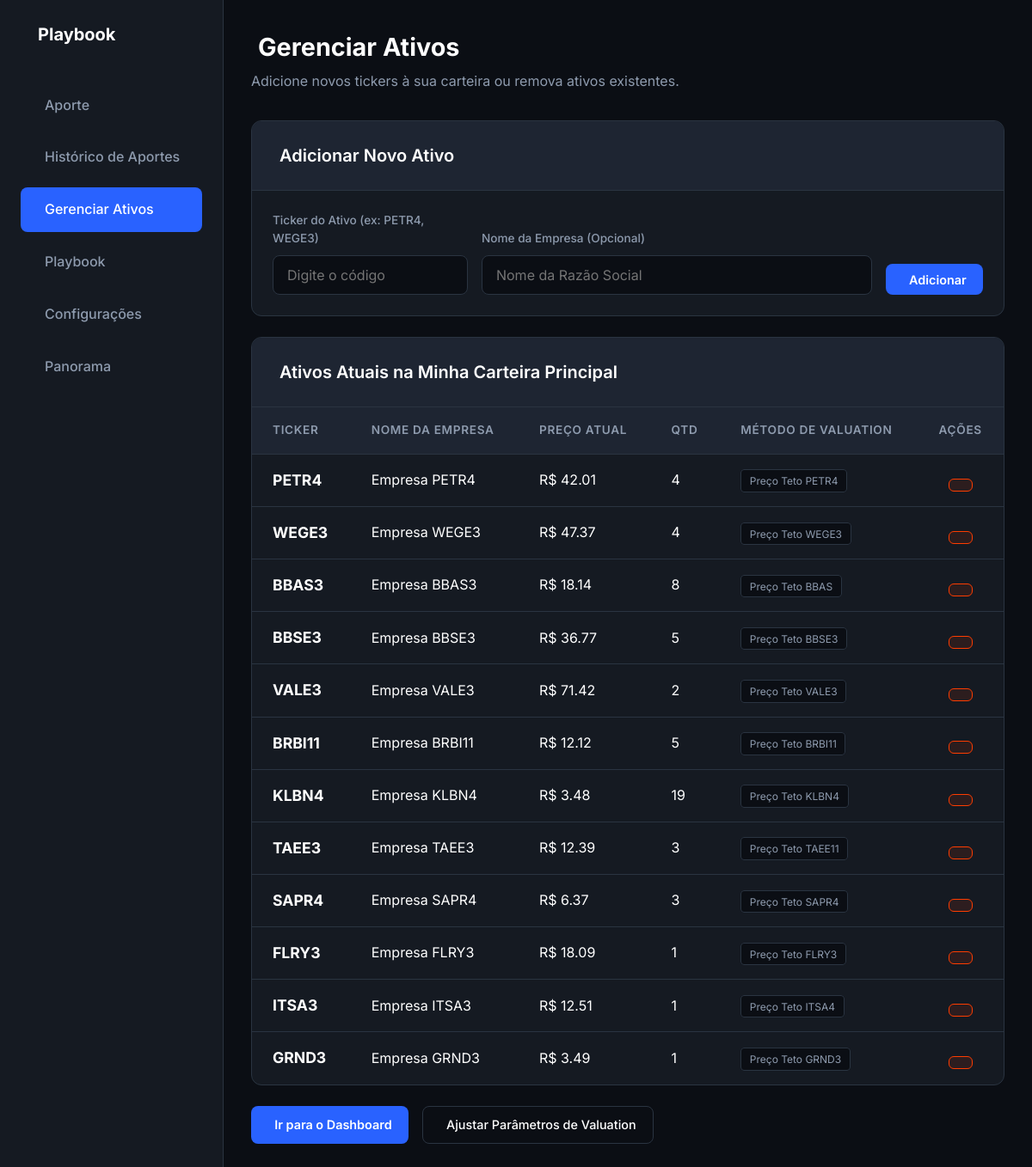
Page /gerenciar-ativos/ on the committed database.
### portfolio/models.py (models this page shows, shortened)
class Carteira(models.Model):
    nome = models.CharField(max_length=100, default="Minha Carteira Principal")
    margem_de_seguranca_minima = models.FloatField(default=5.0)
    banda_mais = models.FloatField(default=15.0)
    banda_menos = models.FloatField(default=2.5)

class AtivoNaCarteira(models.Model):
    METODOS_CHOICES = [
        ('graham', 'Benjamin Graham'),
        ('bazin', 'Décio Bazin'),
        ('lynch', 'Peter Lynch'),
        ('dfc', 'Fluxo de Caixa Descontado (DFC)'),
        ('projetivo', 'Modelo Projetivo'),
        ('bbas', 'Preço Teto BBAS'),
        ('bbse', 'Preço Teto BBSE3'),
        ('brbi', 'Preço Teto BRBI11'),
        ('flry', 'Preço Teto FLRY3'),
        ('grnd', 'Preço Teto GRND3'),
        ('itsa', 'Preço Teto ITSA4'),
        ('klbn', 'Preço Teto KLBN4'),
        ('petr', 'Preço Teto PETR4'),
        ('sapr', 'Preço Teto SAPR4'),
        ('taee', 'Preço Teto TAEE11'),
        ('vale', 'Preço Teto VALE3'),
        ('wege', 'Preço Teto WEGE3'),
    ]
    parametros_especificos = models.JSONField(default=dict, blank=True, help_text="Guarda parâmetros das formulas específicas (BBAS, PETR, etc.)")
    carteira = models.ForeignKey(Carteira, related_name='ativos', on_delete=models.CASCADE)
    acao = models.ForeignKey(Acao, on_delete=models.CASCADE)
    quantidade = models.IntegerField(default=0)
    preco_teto = models.FloatField(default=0.0)
    metodo_valuation = models.CharField(max_length=20, choices=METODOS_CHOICES, default='graham')
    parametro_bazin_dy = models.FloatField(default=6.0, help_text="Dividend Yield Desejado (%)")
    parametro_lynch_crescimento = models.FloatField(default=10.0, help_text="Taxa de Crescimento (%)")
    parametro_projetivo_pl_justo = models.FloatField(default=10.0, help_text="P/L Justo para modelo Projetivo")
    parametro_dfc_taxa_desconto = models.FloatField(default=10.0, help_text="Taxa de Desconto (%) para DFC")
    parametro_dfc_crescimento = models.FloatField(default=5.0, help_text="Crescimento Perpétuo (%) para DFC")
    parametro_dfc_fluxos = models.CharField(max_length=255, blank=True, null=True, help_text="Lista de fluxos (ex: [1.5, 1.7])")

class Acao(models.Model):
    ticket = models.CharField(max_length=10, unique=True)
    nome = models.CharField(max_length=100)
    preco_atual = models.FloatField(default=0.0)

### portfolio/views.py (the view)
# urls.py: path("gerenciar-ativos/", views.gerenciar_ativos, name="gerenciar_ativos"),
def gerenciar_ativos(request):
    carteira = Carteira.objects.first()
    if not carteira:
        carteira = Carteira.objects.create(nome="Minha Carteira Principal")
    ativos = carteira.ativos.all()
    context = {
        "carteira": carteira,
        "ativos": ativos
    }
    return render(request, "portfolio/gerenciar_ativos.html", context)

### portfolio/templates/portfolio/gerenciar_ativos.html (shortened to what this page needs)
{% extends 'base/base.html' %}
{% block nav_gerenciar_ativos %}active{% endblock %}
{% block content %}
<header class="top-header">
    <h1> Gerenciar Ativos</h1>
    <p>Adicione novos tickers à sua carteira ou remova ativos existentes.</p>
</header>
<div class="panel">
    <div class="panel-header">
        <h2> Adicionar Novo Ativo</h2>
    </div>
    <form method="POST" action="{% url 'adicionar_ativo' %}" style="padding: 1.5rem; display: flex; gap: 1rem; flex-wrap: wrap; align-items: flex-end;">
        <div class="form-group" style="margin: 0; flex: 1; min-width: 200px; padding: 0;">
            <label for="ticket">Ticker do Ativo (ex: PETR4, WEGE3)</label>
            <input type="text" class="form-input" id="ticket" name="ticket" placeholder="Digite o código" required>
        </div>
        <div class="form-group" style="margin: 0; flex: 2; min-width: 250px; padding: 0;">
            <label for="nome">Nome da Empresa (Opcional)</label>
            <input type="text" class="form-input" id="nome" name="nome" placeholder="Nome da Razão Social">
        </div>
        <div style="margin-bottom: 0;">
            <button type="submit" class="btn-primary">
                 Adicionar
            </button>
        </div>
    </form>
</div>
<div class="panel">
    <div class="panel-header">
        <h2> Ativos Atuais na {{ carteira.nome }}</h2>
    </div>
    <div class="table-container">
        {% if ativos %}
            <table class="data-table">
                <thead>
                    <tr>
                        <th>Ticker</th>
                        <th>Nome da Empresa</th>
                        <th>Preço Atual</th>
                        <th>Qtd</th>
                        <th>Método de Valuation</th>
                        <th style="text-align: center;">Ações</th>
                    </tr>
                </thead>
                <tbody>
                    {% for ativo in ativos %}
                        <tr>
                            <td class="ticker-cell">{{ ativo.acao.ticket }}</td>
                            <td>{{ ativo.acao.nome }}</td>
                            <td>R$ {{ ativo.acao.preco_atual|floatformat:2 }}</td>
                            <td>{{ ativo.quantidade }}</td>
                            <td><span class="method-badge">{{ ativo.get_metodo_valuation_display }}</span></td>
                            <td style="text-align: center;">
                                <form method="POST" action="{% url 'remover_ativo' ativo.id %}" onsubmit="return confirm('Tem certeza que deseja remover o ativo {{ ativo.acao.ticket }} da sua carteira?');" style="display: inline;">
                                    <button type="submit" style="background: var(--danger-bg); border: 1px solid var(--danger); color: var(--danger); padding: 0.4rem 0.8rem; border-radius: 6px; cursor: pointer; transition: 0.2s;" title="Remover Ativo">
                                    </button>
                                </form>
                            </td>
                        </tr>
                    {% endfor %}
                </tbody>
            </table>
        {% endif %}
    </div>
</div>
<div style="display: flex; gap: 1rem; margin-top: 1.5rem; margin-bottom: 2rem;">
    <a href="{% url 'dashboard' %}" class="btn-primary">
         Ir para o Dashboard
    </a>
    <a href="{% url 'configuracoes' %}" class="btn-outline">
         Ajustar Parâmetros de Valuation
    </a>
</div>
{% endblock %}

### portfolio/templates/base/base.html (shortened to what this page needs)
{% load static %}
<!DOCTYPE html>
<html lang="pt-PT" data-theme="dark">
<head>
    <link rel="stylesheet" href="{% static 'portfolio/css/style.css' %}">
</head>
<body>
    <div class="app-layout">
        <aside class="sidebar">
            <div class="sidebar-logo">
                 Playbook
            </div>
            <nav class="sidebar-nav">
                <a href="{% url 'simulador_aporte' %}" class="nav-item {% block nav_simulador %}{% endblock %}">
                     Aporte
                </a>
                <a href="{% url 'historico_aportes' %}" class="nav-item {% block nav_historico_aportes %}{% endblock %}">
                     Histórico de Aportes
                </a>
                <a href="{% url 'gerenciar_ativos' %}" class="nav-item {% block nav_gerenciar_ativos %}{% endblock %}">
                     Gerenciar Ativos
                </a>
<a href="{% url 'playbook_list' %}" class="nav-item {% block nav_playbook %}{% endblock %}">
     Playbook
</a>
                <a href="{% url 'configuracoes' %}" class="nav-item {% block nav_configuracoes %}{% endblock %}">
                     Configurações
                </a>
                <a href="{% url 'panorama' %}" class="nav-item {% block nav_panorama %}{% endblock %}">
     Panorama
</a>
            </nav>
        </aside>
        <main class="main-content">
            <div class="container">
                {% block content %}{% endblock %}
            </div>
        </main>
    </div>
</body>
</html>

### static/portfolio/css/style.css (style rules this page uses)
html[data-theme="dark"] { --bg-dark: #0B0E14; --bg-panel: #151A22; --bg-card: #1E2532; --text-main: #FFFFFF; --text-muted: #8E9BAE; --primary: #2962FF; --primary-hover: #1E4BD8; --success: #00E676; --success-bg: rgba(0, 230, 118, 0.1); --danger: #FF3D00; --danger-bg: rgba(255, 61, 0, 0.1); --warning: #FFC107; --border: #2A3441; }
* { margin: 0; padding: 0; box-sizing: border-box; font-family: 'Inter', sans-serif; }
body { background-color: var(--bg-dark); color: var(--text-main); line-height: 1.6; min-height: 100vh; display: flex; justify-content: center; }
.container { width: 100%; max-width: 1200px; padding: 2rem; }
.top-header { text-align: center; margin-bottom: 2rem; }
.top-header h1 { font-size: 2rem; font-weight: 700; display: flex; align-items: center; justify-content: center; gap: 0.5rem; color: var(--primary); }
.top-header p { color: var(--text-muted); }
.panel { background: var(--bg-panel); border-radius: 12px; border: 1px solid var(--border); overflow: hidden; margin-bottom: 1.5rem; }
.panel-header { background: var(--bg-card); padding: 1.5rem; border-bottom: 1px solid var(--border); display: flex; justify-content: space-between; align-items: center; }
.panel-header h2 { font-size: 1.25rem; font-weight: 600; display: flex; align-items: center; gap: 0.5rem; }
.btn-primary { background: var(--primary); color: white; border: none; padding: 0.6rem 1.2rem; border-radius: 8px; cursor: pointer; font-weight: 600; display: inline-flex; align-items: center; gap: 0.5rem; transition: 0.2s; font-size: 0.9rem; }
.btn-outline { background: transparent; color: var(--text-main); border: 1px solid var(--border); padding: 0.6rem 1.2rem; border-radius: 8px; cursor: pointer; font-weight: 500; display: inline-flex; align-items: center; gap: 0.5rem; transition: 0.2s; font-size: 0.9rem; }
.table-container { overflow-x: auto; }
.data-table { width: 100%; border-collapse: collapse; text-align: left; }
.data-table th, .data-table td { padding: 1rem 1.5rem; border-bottom: 1px solid var(--border); white-space: nowrap; }
.data-table th { background: var(--bg-card); color: var(--text-muted); font-weight: 600; font-size: 0.85rem; text-transform: uppercase; letter-spacing: 0.05em; }
.data-table tr:last-child td { border-bottom: none; }
.ticker-cell { font-weight: 700; color: var(--text-main); font-size: 1.1rem; }
.method-badge { background: var(--bg-dark); border: 1px solid var(--border); padding: 0.3rem 0.6rem; border-radius: 4px; font-size: 0.75rem; color: var(--text-muted); }
.form-group { margin-bottom: 1.2rem; padding: 0 1.5rem; }
.form-group label { display: block; font-size: 0.85rem; color: var(--text-muted); margin-bottom: 0.5rem; font-weight: 500; }
.form-input { width: 100%; padding: 0.75rem 1rem; background: var(--bg-dark); border: 1px solid var(--border); color: white; border-radius: 8px; font-size: 1rem; outline: none; transition: 0.3s; }

### portfolio/templates/base/base.html (style rules this page uses)
body { display: block; margin: 0; background: var(--bg-dark); }
.app-layout { display: flex; min-height: 100vh; width: 100%; }
.sidebar { width: 260px; background: var(--bg-panel); border-right: 1px solid var(--border); display: flex; flex-direction: column; padding: 1.5rem; flex-shrink: 0; }
.sidebar-logo { font-size: 1.25rem; font-weight: 700; color: var(--text-main); display: flex; align-items: center; gap: 0.75rem; margin-bottom: 2.5rem; padding-left: 0.5rem; }
.sidebar-nav { display: flex; flex-direction: column; gap: 0.5rem; }
.nav-item { display: flex; align-items: center; gap: 0.75rem; padding: 0.85rem 1rem; border-radius: 8px; color: var(--text-muted); text-decoration: none; font-weight: 500; transition: all 0.2s; }
.nav-item.active { background: var(--primary); color: #ffffff; }
.main-content { min-width: 0; flex: 1; overflow-y: auto; padding: 2rem; }
.container { max-width: 1200px; margin: 0 auto; width: 100%; padding: 0; }
.top-header { text-align: left; margin-bottom: 2rem; }
.top-header h1 { justify-content: flex-start; color: var(--text-main); font-size: 1.8rem; margin-bottom: 0.25rem; }
a { text-decoration: none; }

### rows in the picture
Carteira: nome "Minha Carteira Principal"
AtivoNaCarteira: acao.ticket "PETR4", acao.nome "Empresa PETR4", acao.preco_atual "42.01", quantidade "4", metodo_valuation "Preço Teto PETR4"
AtivoNaCarteira: acao.ticket "WEGE3", acao.nome "Empresa WEGE3", acao.preco_atual "47.37", quantidade "4", metodo_valuation "Preço Teto WEGE3"
AtivoNaCarteira: acao.ticket "BBAS3", acao.nome "Empresa BBAS3", acao.preco_atual "18.14", quantidade "8", metodo_valuation "Preço Teto BBAS"
AtivoNaCarteira: acao.ticket "BBSE3", acao.nome "Empresa BBSE3", acao.preco_atual "36.77", quantidade "5", metodo_valuation "Preço Teto BBSE3"
AtivoNaCarteira: acao.ticket "VALE3", acao.nome "Empresa VALE3", acao.preco_atual "71.42", quantidade "2", metodo_valuation "Preço Teto VALE3"
AtivoNaCarteira: acao.ticket "BRBI11", acao.nome "Empresa BRBI11", acao.preco_atual "12.12", quantidade "5", metodo_valuation "Preço Teto BRBI11"
AtivoNaCarteira: acao.ticket "KLBN4", acao.nome "Empresa KLBN4", acao.preco_atual "3.48", quantidade "19", metodo_valuation "Preço Teto KLBN4"
AtivoNaCarteira: acao.ticket "TAEE3", acao.nome "Empresa TAEE3", acao.preco_atual "12.39", quantidade "3", metodo_valuation "Preço Teto TAEE11"
AtivoNaCarteira: acao.ticket "SAPR4", acao.nome "Empresa SAPR4", acao.preco_atual "6.37", quantidade "3", metodo_valuation "Preço Teto SAPR4"
AtivoNaCarteira: acao.ticket "FLRY3", acao.nome "Empresa FLRY3", acao.preco_atual "18.09", quantidade "1", metodo_valuation "Preço Teto FLRY3"
AtivoNaCarteira: acao.ticket "ITSA3", acao.nome "Empresa ITSA3", acao.preco_atual "12.51", quantidade "1", metodo_valuation "Preço Teto ITSA4"
AtivoNaCarteira: acao.ticket "GRND3", acao.nome "Empresa GRND3", acao.preco_atual "3.49", quantidade "1", metodo_valuation "Preço Teto GRND3"
